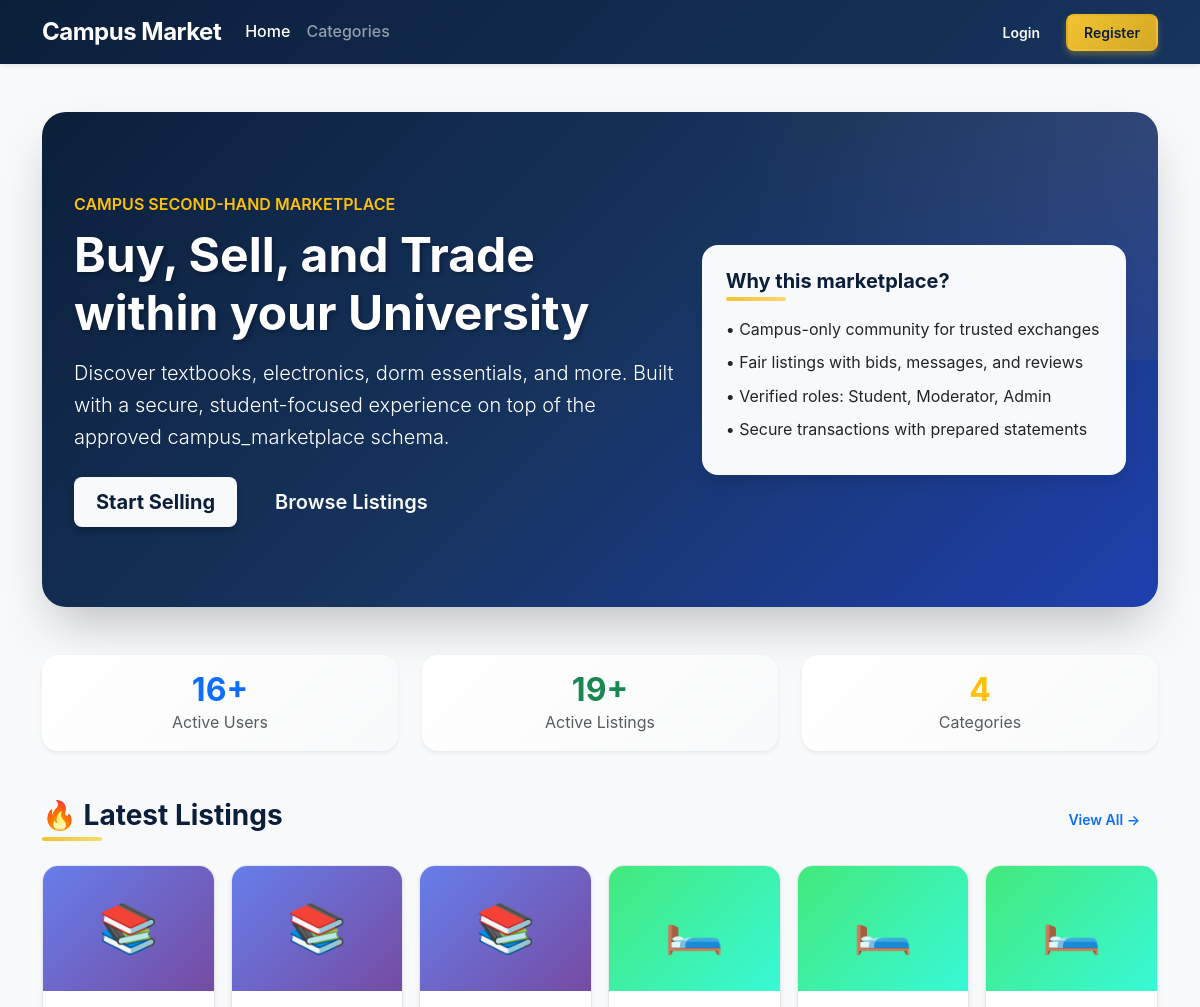
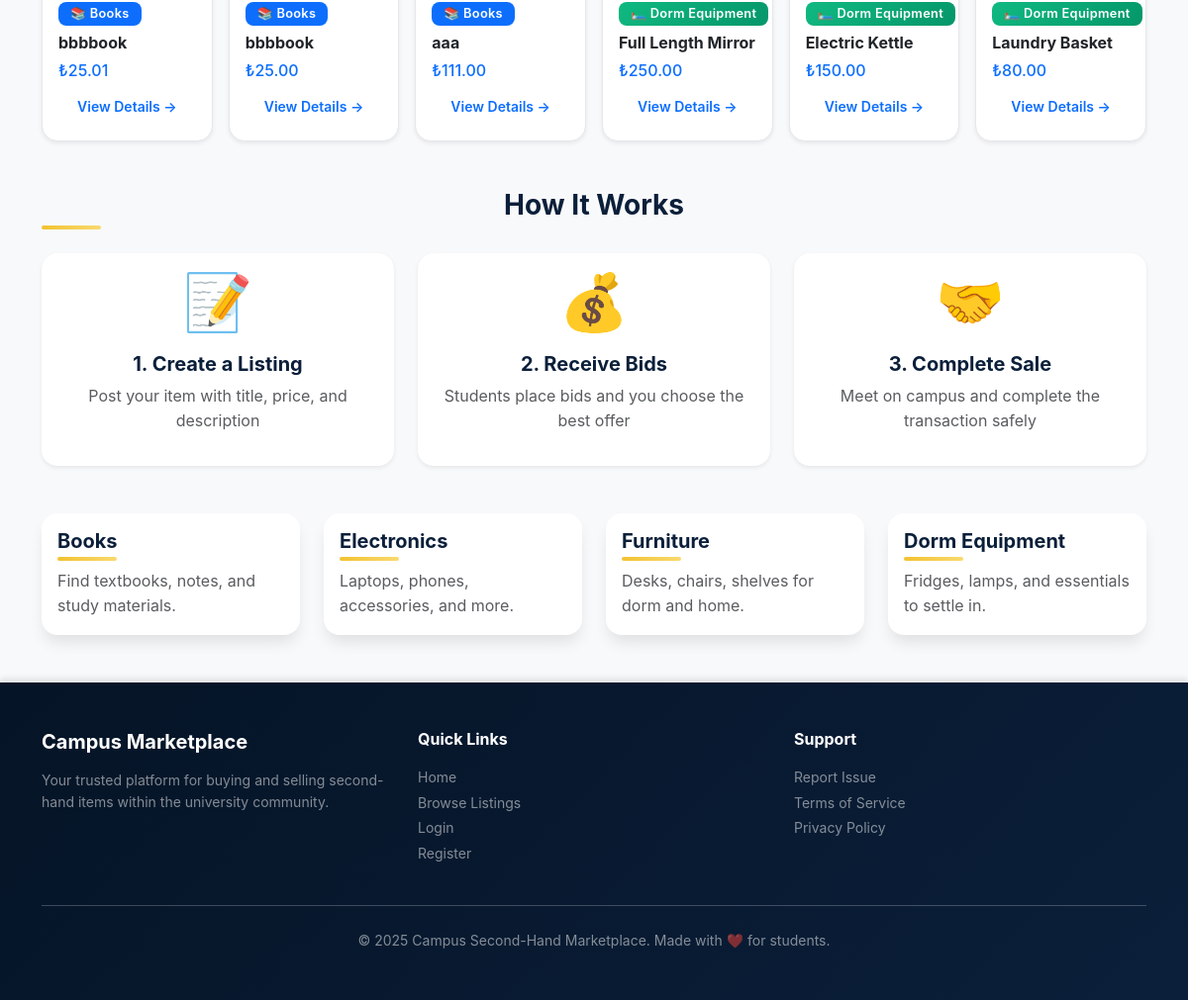
The page / on the database its author committed (2 pictures, top to bottom).
### tables this page shows
CREATE TABLE `Product_Listing` (
  `ListingID` int NOT NULL AUTO_INCREMENT,
  `Title` varchar(200) NOT NULL,
  `Description` text,
  `Price` decimal(10,2) NOT NULL,
  `Status` varchar(20) NOT NULL DEFAULT 'Active',
  `SellerID` int NOT NULL,
  `CategoryID` int NOT NULL,
  PRIMARY KEY (`ListingID`),
  KEY `fk_listing_seller` (`SellerID`),
  KEY `fk_listing_category` (`CategoryID`),
  CONSTRAINT `fk_listing_category` FOREIGN KEY (`CategoryID`) REFERENCES `Category` (`CategoryID`) ON DELETE RESTRICT ON UPDATE CASCADE,
  CONSTRAINT `fk_listing_seller` FOREIGN KEY (`SellerID`) REFERENCES `User` (`UserID`) ON DELETE RESTRICT ON UPDATE CASCADE,
  CONSTRAINT `chk_listing_status` CHECK ((`Status` in (_utf8mb4'Active',_utf8mb4'Sold',_utf8mb4'Pending',_utf8mb4'Removed')))
);

CREATE TABLE `Category` (
  `CategoryID` int NOT NULL AUTO_INCREMENT,
  `CategoryName` varchar(50) NOT NULL UNIQUE,
  PRIMARY KEY (`CategoryID`)
);

### config/config.php (called while the page is built, shortened)
<?php
function base_url(string $path = ''): string {
    return BASE_URL . $path;
}

### includes/category-helpers.php (called while the page is built)
<?php
function getCategoryEmoji(string $categoryName): string {
    return match(strtolower($categoryName)) {
        'books' => '📚',
        'electronics' => '💻',
        'furniture' => '🛋️',
        'dorm equipment' => '🛏️',
        default => '📦'
    };
}
function getCategoryColor(string $categoryName): string {
    return match(strtolower($categoryName)) {
        'books' => 'primary',
        'electronics' => 'info',
        'furniture' => 'warning',
        'dorm equipment' => 'success',
        default => 'secondary'
    };
}
function getCategoryGradient(string $categoryName): string {
    return match(strtolower($categoryName)) {
        'books' => 'linear-gradient(135deg, #667eea 0%, #764ba2 100%)',
        'electronics' => 'linear-gradient(135deg, #f093fb 0%, #f5576c 100%)',
        'furniture' => 'linear-gradient(135deg, #4facfe 0%, #00f2fe 100%)',
        'dorm equipment' => 'linear-gradient(135deg, #43e97b 0%, #38f9d7 100%)',
        default => 'linear-gradient(135deg, #a8edea 0%, #fed6e3 100%)'
    };
}

### index.php (the view, shortened to what this page needs)
<?php
require_once __DIR__ . '/config/db.php';
require_once __DIR__ . '/includes/category-helpers.php';
$featuredListings = [];
$platformStats = [];
try {
    $featuredSql = <<<SQL
    SELECT
        PL.ListingID,
        PL.Title,
        PL.Price,
        C.CategoryName
    FROM Product_Listing PL
    INNER JOIN Category C ON C.CategoryID = PL.CategoryID
    WHERE PL.Status = 'Active'
    ORDER BY PL.ListingID DESC
    LIMIT 6;
    SQL;
    $featuredStmt = $pdo->query($featuredSql);
    $featuredListings = $featuredStmt->fetchAll();
    $platformStats['total_users'] = $pdo->query("SELECT COUNT(*) as total FROM User")->fetch()['total'];
    $platformStats['total_listings'] = $pdo->query("SELECT COUNT(*) as total FROM Product_Listing WHERE Status = 'Active'")->fetch()['total'];
    $platformStats['total_categories'] = $pdo->query("SELECT COUNT(*) as total FROM Category")->fetch()['total'];
} catch (PDOException $e) {
    $dbStatusMessage = 'Database connection failed: ' . htmlspecialchars($e->getMessage(), ENT_QUOTES, 'UTF-8');
}
require_once __DIR__ . '/includes/header.php';
?>
<main class="container py-5">
    <section class="hero mb-5">
        <div class="row align-items-center">
            <div class="col-lg-7">
                <p class="text-uppercase fw-semibold text-warning mb-2">Campus Second-Hand Marketplace</p>
                <h1 class="display-5 fw-bold mb-3">Buy, Sell, and Trade within your University</h1>
                <p class="lead mb-4">
                    Discover textbooks, electronics, dorm essentials, and more. Built with a secure,
                    student-focused experience on top of the approved campus_marketplace schema.
                </p>
                <div class="d-flex flex-wrap gap-3">
                    <a class="btn btn-light btn-lg" href="<?= base_url('/pages/register.php') ?>">Start Selling</a>
                    <a class="btn btn-outline-light btn-lg" href="<?= base_url('/pages/listings.php') ?>">Browse Listings</a>
                </div>
            </div>
            <div class="col-lg-5 d-none d-lg-block text-end">
                <div class="card p-4 bg-light text-start">
                    <h5 class="fw-bold mb-3 section-heading">Why this marketplace?</h5>
                    <ul class="list-unstyled mb-0">
                        <li class="mb-2">• Campus-only community for trusted exchanges</li>
                        <li class="mb-2">• Fair listings with bids, messages, and reviews</li>
                        <li class="mb-2">• Verified roles: Student, Moderator, Admin</li>
                        <li class="mb-2">• Secure transactions with prepared statements</li>
                    </ul>
                </div>
            </div>
        </div>
    </section>
    <section class="row g-4 mb-5">
        <div class="col-md-4">
            <div class="card shadow-sm text-center">
                <div class="card-body">
                    <h2 class="text-primary mb-0"><?php echo $platformStats['total_users'] ?? 0; ?>+</h2>
                    <p class="text-muted mb-0">Active Users</p>
                </div>
            </div>
        </div>
        <div class="col-md-4">
            <div class="card shadow-sm text-center">
                <div class="card-body">
                    <h2 class="text-success mb-0"><?php echo $platformStats['total_listings'] ?? 0; ?>+</h2>
                    <p class="text-muted mb-0">Active Listings</p>
                </div>
            </div>
        </div>
        <div class="col-md-4">
            <div class="card shadow-sm text-center">
                <div class="card-body">
                    <h2 class="text-warning mb-0"><?php echo $platformStats['total_categories'] ?? 0; ?></h2>
                    <p class="text-muted mb-0">Categories</p>
                </div>
            </div>
        </div>
    </section>
    <?php if (!empty($featuredListings)): ?>
        <section class="mb-5">
            <div class="d-flex justify-content-between align-items-center mb-4">
                <h3 class="section-heading mb-0">🔥 Latest Listings</h3>
                <a href="<?= base_url('/pages/listings.php') ?>" class="btn btn-outline-primary btn-sm">View All →</a>
            </div>
            <div class="row row-cols-1 row-cols-md-3 row-cols-lg-6 g-3">
                <?php foreach ($featuredListings as $listing): ?>
                    <div class="col">
                        <div class="card h-100 shadow-sm listing-card">
                            <div class="text-center py-4" style="background: <?= getCategoryGradient($listing['CategoryName']) ?>; border-radius: 0.375rem 0.375rem 0 0;">
                                <span style="font-size: 3rem;"><?= getCategoryEmoji($listing['CategoryName']) ?></span>
                            </div>
                            <div class="card-body p-3">
                                <span class="badge bg-<?= getCategoryColor($listing['CategoryName']) ?> mb-2 small">
                                    <?= getCategoryEmoji($listing['CategoryName']) ?> <?php echo htmlspecialchars($listing['CategoryName'], ENT_QUOTES, 'UTF-8'); ?>
                                </span>
                                <h6 class="card-title mb-2">
                                    <?php echo htmlspecialchars(strlen($listing['Title']) > 30 ? substr($listing['Title'], 0, 30) . '...' : $listing['Title'], ENT_QUOTES, 'UTF-8'); ?>
                                </h6>
                                <p class="h6 text-primary mb-2">₺<?php echo number_format((float)$listing['Price'], 2); ?></p>
                                <a href="<?= base_url('/pages/listing-detail.php?id=' . $listing['ListingID']) ?>"
                                   class="btn btn-sm btn-outline-primary w-100">View Details →</a>
                            </div>
                        </div>
                    </div>
                <?php endforeach; ?>
            </div>
        </section>
    <?php endif; ?>
    <section class="mb-5">
        <h3 class="section-heading text-center mb-4">How It Works</h3>
        <div class="row g-4 text-center">
            <div class="col-md-4">
                <div class="card h-100 shadow-sm">
                    <div class="card-body">
                        <div class="display-4 mb-3">📝</div>
                        <h5 class="fw-bold">1. Create a Listing</h5>
                        <p class="text-muted">Post your item with title, price, and description</p>
                    </div>
                </div>
            </div>
            <div class="col-md-4">
                <div class="card h-100 shadow-sm">
                    <div class="card-body">
                        <div class="display-4 mb-3">💰</div>
                        <h5 class="fw-bold">2. Receive Bids</h5>
                        <p class="text-muted">Students place bids and you choose the best offer</p>
                    </div>
                </div>
            </div>
            <div class="col-md-4">
                <div class="card h-100 shadow-sm">
                    <div class="card-body">
                        <div class="display-4 mb-3">🤝</div>
                        <h5 class="fw-bold">3. Complete Sale</h5>
                        <p class="text-muted">Meet on campus and complete the transaction safely</p>
                    </div>
                </div>
            </div>
        </div>
    </section>
    <section id="categories" class="row g-4">
        <div class="col-md-3">
            <div class="card h-100 p-3">
                <h5 class="fw-bold section-heading">Books</h5>
                <p class="mb-0 text-muted">Find textbooks, notes, and study materials.</p>
            </div>
        </div>
        <div class="col-md-3">
            <div class="card h-100 p-3">
                <h5 class="fw-bold section-heading">Electronics</h5>
                <p class="mb-0 text-muted">Laptops, phones, accessories, and more.</p>
            </div>
        </div>
        <div class="col-md-3">
            <div class="card h-100 p-3">
                <h5 class="fw-bold section-heading">Furniture</h5>
                <p class="mb-0 text-muted">Desks, chairs, shelves for dorm and home.</p>
            </div>
        </div>
        <div class="col-md-3">
            <div class="card h-100 p-3">
                <h5 class="fw-bold section-heading">Dorm Equipment</h5>
                <p class="mb-0 text-muted">Fridges, lamps, and essentials to settle in.</p>
            </div>
        </div>
    </section>
</main>
<?php require_once __DIR__ . '/includes/footer.php'; ?>

### assets/css/style.css (style rules this page uses)
:root { --navy: #0b1f3a; --navy-light: #17345f; --navy-dark: #051426; --gold: #f2c230; --gold-light: #f9d96f; --gold-dark: #d4a825; --light-bg: #f8f9fb; --white: #ffffff; --text-primary: #111827; --text-secondary: #6b7280; --text-muted: #9ca3af; --success: #10b981; --success-light: #d1fae5; --danger: #ef4444; --danger-light: #fee2e2; --warning: #f59e0b; --warning-light: #fef3c7; --info: #3b82f6; --info-light: #dbeafe; --shadow-sm: 0 1px 2px 0 rgba(0, 0, 0, 0.05); --shadow-md: 0 4px 6px -1px rgba(0, 0, 0, 0.1); --shadow-lg: 0 10px 15px -3px rgba(0, 0, 0, 0.1); --shadow-xl: 0 20px 25px -5px rgba(0, 0, 0, 0.1); --shadow-2xl: 0 25px 50px -12px rgba(0, 0, 0, 0.25); --radius-sm: 0.375rem; --radius-md: 0.5rem; --radius-lg: 0.75rem; --radius-xl: 1rem; --radius-2xl: 1.5rem; --transition-fast: 150ms cubic-bezier(0.4, 0, 0.2, 1); --transition-base: 200ms cubic-bezier(0.4, 0, 0.2, 1); --transition-slow: 300ms cubic-bezier(0.4, 0, 0.2, 1); }
* { box-sizing: border-box; }
body { background-color: var(--light-bg); color: var(--text-primary); font-family: -apple-system, BlinkMacSystemFont, 'Segoe UI', Roboto, 'Helvetica Neue', Arial, sans-serif; line-height: 1.6; min-height: 100vh; }
html { scroll-behavior: smooth; }
h1, h2, h3, h4, h5, h6 { font-weight: 700; line-height: 1.2; color: var(--navy); }
.section-heading { position: relative; color: var(--navy); font-weight: 700; padding-bottom: 0.5rem; }
.section-heading::after { content: ''; position: absolute; bottom: 0; left: 0; width: 60px; height: 4px; background: linear-gradient(90deg, var(--gold), var(--gold-light)); border-radius: 2px; }
.btn { border-radius: var(--radius-md); font-weight: 600; padding: 0.5rem 1.25rem; transition: all var(--transition-base); border: 2px solid transparent; position: relative; overflow: hidden; }
.btn::before { content: ''; position: absolute; top: 50%; left: 50%; width: 0; height: 0; border-radius: 50%; background: rgba(255, 255, 255, 0.2); transform: translate(-50%, -50%); transition: width var(--transition-slow), height var(--transition-slow); }
.btn-outline-primary, .btn-outline-secondary, .btn-outline-danger, .btn-outline-light { background: transparent; transition: all var(--transition-base); }
.btn-sm { padding: 0.375rem 1rem; font-size: 0.875rem; }
.card { border: none; border-radius: var(--radius-xl); box-shadow: var(--shadow-lg); overflow: hidden; transition: all var(--transition-base); background: var(--white); position: relative; z-index: 1; }
.listing-card { transition: all var(--transition-base); cursor: pointer; border: 1px solid #e5e7eb; }
.listing-card .card-body { padding: 1.25rem; }
.card.shadow-sm.text-center { transition: all var(--transition-base); background: linear-gradient(135deg, var(--white) 0%, #f8f9fa 100%); }
.hero { background: linear-gradient(135deg, var(--navy) 0%, var(--navy-light) 50%, #1e40af 100%); color: #ffffff; padding: 5rem 2rem; border-radius: var(--radius-2xl); box-shadow: var(--shadow-2xl); position: relative; overflow: hidden; }
.hero::before { content: ''; position: absolute; top: -50%; right: -50%; width: 100%; height: 100%; background: radial-gradient(circle, rgba(242, 194, 48, 0.1) 0%, transparent 70%); animation: pulse 8s ease-in-out infinite; }
.hero h1 { font-size: 3rem; font-weight: 900; color: var(--white); text-shadow: 2px 2px 4px rgba(0, 0, 0, 0.3); }
.hero .btn-light { color: var(--navy); font-weight: 700; box-shadow: 0 4px 6px rgba(0, 0, 0, 0.2); transition: all var(--transition-base); }
.hero .btn-outline-light { border-width: 2px; transition: all var(--transition-base); }
.badge { padding: 0.375rem 0.75rem; border-radius: var(--radius-md); font-weight: 600; font-size: 0.8rem; letter-spacing: 0.3px; }
.badge.bg-success { background: linear-gradient(135deg, var(--success) 0%, #059669 100%) !important; }
.card, .listing-card { animation: slideInUp 0.6s ease-out; }
.hero { animation: fadeIn 1s ease-out; }

### rows shown on the page
product_listing: CategoryID.CategoryName "📚", CategoryID.CategoryName "Books", Title "bbbbook", Price "25.01"
product_listing: CategoryID.CategoryName "📚", CategoryID.CategoryName "Books", Title "bbbbook", Price "25.00"
product_listing: CategoryID.CategoryName "📚", CategoryID.CategoryName "Books", Title "aaa", Price "111.00"
product_listing: CategoryID.CategoryName "🛏️", CategoryID.CategoryName "Dorm Equipment", Title "Full Length Mirror", Price "250.00"
product_listing: CategoryID.CategoryName "🛏️", CategoryID.CategoryName "Dorm Equipment", Title "Electric Kettle", Price "150.00"
product_listing: CategoryID.CategoryName "🛏️", CategoryID.CategoryName "Dorm Equipment", Title "Laundry Basket", Price "80.00"

### other values the page prints
$platformStats['total_users'] "16"
$platformStats['total_listings'] "19"
$platformStats['total_categories'] "4"
